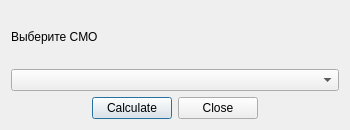
<?xml version="1.0" encoding="UTF-8"?>
<ui version="4.0">
 <class>RaschUdob</class>
 <widget class="QDialog" name="RaschUdob">
  <property name="geometry">
   <rect>
    <x>0</x>
    <y>0</y>
    <width>350</width>
    <height>130</height>
   </rect>
  </property>
  <property name="windowTitle">
   <string>Сalculation fertilizers</string>
  </property>
  <layout class="QVBoxLayout" name="verticalLayout">
   <item>
    <widget class="QLabel" name="label_2">
     <property name="text">
      <string>Выберите СМО</string>
     </property>
    </widget>
   </item>
   <item>
    <widget class="QComboBox" name="smoCombo"/>
   </item>
   <item>
    <layout class="QHBoxLayout" name="horizontalLayout">
     <item>
      <spacer name="horizontalSpacer">
       <property name="orientation">
        <enum>Qt::Horizontal</enum>
       </property>
       <property name="sizeHint" stdset="0">
        <size>
         <width>40</width>
         <height>20</height>
        </size>
       </property>
      </spacer>
     </item>
     <item>
      <widget class="QPushButton" name="calcButton">
       <property name="text">
        <string>Calculate</string>
       </property>
      </widget>
     </item>
     <item>
      <widget class="QPushButton" name="closeButton">
       <property name="text">
        <string>Close</string>
       </property>
      </widget>
     </item>
     <item>
      <spacer name="horizontalSpacer_2">
       <property name="orientation">
        <enum>Qt::Horizontal</enum>
       </property>
       <property name="sizeHint" stdset="0">
        <size>
         <width>40</width>
         <height>20</height>
        </size>
       </property>
      </spacer>
     </item>
    </layout>
   </item>
  </layout>
 </widget>
 <resources/>
 <connections/>
</ui>
